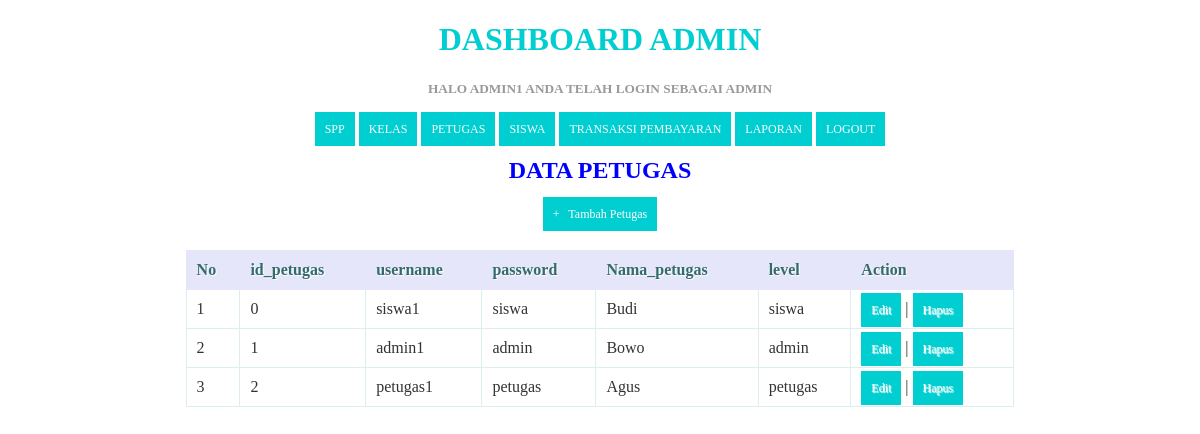
Page /petugas.php (signed in) on the committed database.
### tables this page shows
CREATE TABLE `petugas` (
  `id_petugas` int(11) NOT NULL,
  `username` varchar(25) NOT NULL,
  `password` varchar(32) NOT NULL,
  `nama_petugas` varchar(35) NOT NULL,
  `level` enum('admin','petugas','siswa') NOT NULL
);

### petugas.php (the view, shortened to what this page needs)
<!DOCTYPE html>
<html>
  <head>
  </head>
<body>
  <?php
  include ('header.php');
?>
    <center><h2>Data Petugas</h2><center>
    <center><a href="tambahpetugas.php">+ &nbsp; Tambah Petugas</a><center>
    <br/>
    <table>
      <thead>
        <tr>
          <th>No</th>
           <th>id_petugas</th>
        <th>username</th>
         <th>password</th>
          <th>Nama_petugas</th>
           <th>level</th>
          <th>Action</th>
        </tr>
    </thead>
    <tbody>
      <?php
      $query = "SELECT * FROM petugas ORDER BY id_petugas ASC";
      $result = mysqli_query($koneksi, $query);
      $no = 1;
      while($row = mysqli_fetch_assoc($result))
      {
      ?>
       <tr>
          <td><?php echo $no; ?></td>
          <td><?php echo $row['id_petugas']; ?></td>
          <td><?php echo $row['username']; ?></td>
          <td><?php echo $row['password']; ?></td>
          <td><?php echo $row['nama_petugas']; ?></td>
          <td><?php echo $row['level']; ?></td>
          <td>
              <a href="edit_petugas.php?id=<?php echo $row['id_petugas']; ?>">Edit</a> |
              <a href="proses_hapuspetugas.php?id=<?php echo $row['id_kelas']; ?>" onClick="return confirm('Anda yakin akan menghapus data ini?')">Hapus</a>
          </td>
      </tr>
      <?php
        $no++;
      }
      ?>
    </tbody>
    </table>
</body>
</html>

### header.php (shortened to what this page needs)
<!DOCTYPE html>
<html>
  <head>
  </head>
<body>
	<?php
	if($_SESSION['level']=="admin"){
	?>
	<h1 align="center">DASHBOARD ADMIN</h1>
	<p align="center"><h5 align="center">Halo <b><?php echo $_SESSION['username']; ?></b> Anda telah login sebagai <b><?php echo $_SESSION['level']; ?></h5></b></p>
  <p align="center"><a href="spp.php">SPP</a>
	<a href="kelas.php">KELAS</a>
	<a href="petugas.php">PETUGAS</a>
	<a href="siswa.php">SISWA</a>
	<a href="transaksi.php">TRANSAKSI PEMBAYARAN</a>
	<a href="laporan.php">LAPORAN</a>
  <a href="logout.php">LOGOUT</a> </p>
<?php
}
	?>
</body>
</html>

### petugas.php (style rules this page uses)
* { font-family: "Trebuchet MS"; }
h1 { text-transform: uppercase; color: blue; }
h2 { text-transform: uppercase; color: blue; }
h5 { text-transform: uppercase; color:#999999; }
table { border: solid 1px #DDEEEE; border-collapse: collapse; border-spacing: 0; width: 70%; margin: 10px auto 10px auto; }
table thead th { background-color: #DDEFEF; border: solid 1px #DDEEEE; color: #336B6B; padding: 10px; text-align: left; text-shadow: 1px 1px 1px #fff; text-decoration: none; }
table tbody td { border: solid 1px #DDEEEE; color: #333; padding: 10px; text-shadow: 1px 1px 1px #fff; }
a { background-color: blue; color: #fff; padding: 10px; text-decoration: none; font-size: 12px; }

### header.php (style rules this page uses)
* { font-family: "Trebuchet MS"; }
h1 { text-transform: uppercase; color: DarkTurquoise; }
h5 { text-transform: uppercase; color:#999999; }
table { border: solid 1px #8A2BE2; border-collapse: collapse; border-spacing: 0; width: 70%; margin: 10px auto 10px auto; }
table thead th { background-color: #E6E6FA; border: solid 1px #E6E6FA; color: #336B6B; padding: 10px; text-align: left; text-shadow: 1px 1px 1px #fff; text-decoration: none; }
table tbody td { border: solid 1px #DDEEEE; color: #333; padding: 10px; text-shadow: 1px 1px 1px #fff; }
a { background-color: DarkTurquoise; color: #fff; padding: 10px; text-decoration: none; font-size: 12px; }

### rows in the picture
petugas: id_petugas "0", username "siswa1", password "siswa", nama_petugas "Budi", level "siswa"
petugas: id_petugas "1", username "admin1", password "admin", nama_petugas "Bowo", level "admin"
petugas: id_petugas "2", username "petugas1", password "petugas", nama_petugas "Agus", level "petugas"

### other values in the picture
$_SESSION['username'] "ADMIN1"
$_SESSION['level'] "ADMIN"
